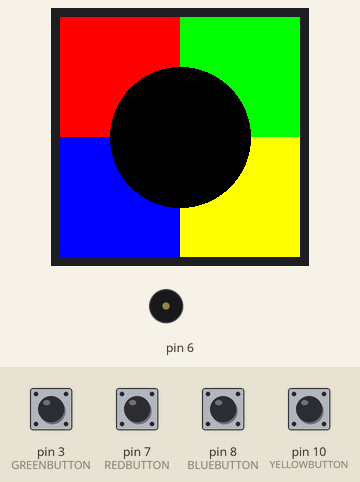
Simulated run of this sketch. Board: Arduino Uno, built with avr-gcc and run on an emulated ATmega328P. On the bench: 240×240 colour display, buzzer (waves = sounding). The inputs (shaded band) are chosen by the test bench; at power-on: pin 3 (GREENBUTTON), pin 7 (REDBUTTON), pin 8 (BLUEBUTTON), pin 10 (YELLOWBUTTON) HIGH. Random numbers use the default seed unless the sketch sets one; what the sketch prints to the serial monitor is not drawn.

Above: at 3.4 s.
3.5 s: pin 8 (BLUEBUTTON) pulled LOW for 0.15 s
At 3.94 s:
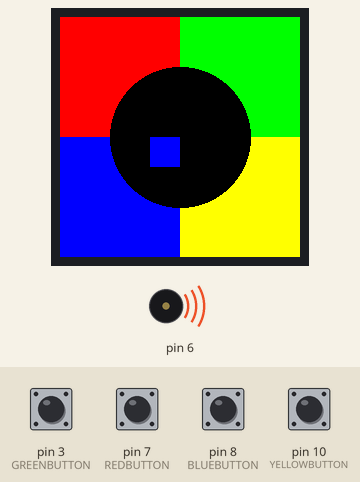
6.6 s: pin 3 (GREENBUTTON) pulled LOW for 0.15 s
At 6.7 s:
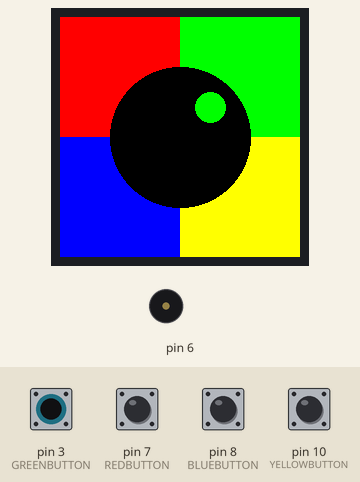
8.3 s: pin 7 (REDBUTTON) pulled LOW for 0.15 s
At 8.4 s:
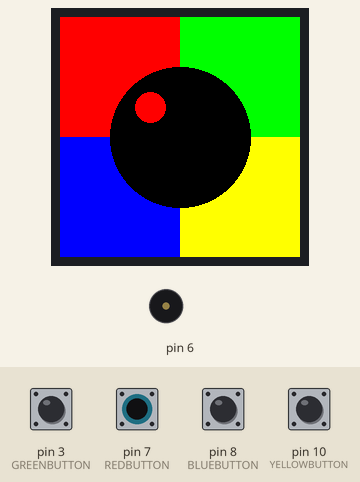
Timing chart, 0 to 11.3 s (numbered marks = the images above; inputs shaded):
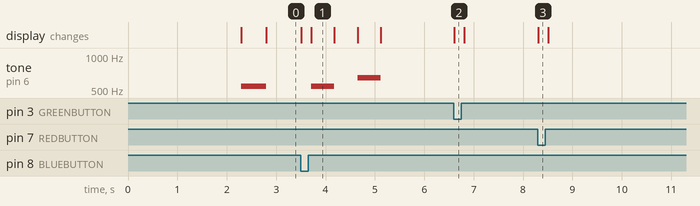

The sketch:

Code.ino
```cpp
#include <Adafruit_GC9A01A.h>


#define RST 2
#define CS 1
#define DC 0
#define SDA 4
#define SCL 5

#define REDBUTTON 7
#define GREENBUTTON 3
#define YELLOWBUTTON 10
#define BLUEBUTTON 8

int numbersInputted = 0;
int chainNumber = 1;
String masterChain = "";
String inputChain = "";
boolean gameNotLost = true;
int delayTimer = 0;


Adafruit_GC9A01A tft(CS, DC, SDA, SCL, RST);


void setup()
{
  pinMode(REDBUTTON, INPUT_PULLUP);
  pinMode(GREENBUTTON, INPUT_PULLUP);
  pinMode(YELLOWBUTTON, INPUT_PULLUP);
  pinMode(BLUEBUTTON, INPUT_PULLUP);
  tft.begin();
  tft.setRotation(0);
  tft.fillScreen(GC9A01A_BLACK);
  tft.setCursor(90,90);
  drawColors();
  randomSeed(123123);
  Serial.begin(9600);
}

void loop()
{
  while(gameNotLost)
  {
    playCode();
    displayCode();
    Serial.print("Number: ");
    Serial.println(chainNumber);
    Serial.print("Current code: ");
    Serial.println(masterChain);
    getInput();
    checkInput();
    chainNumber++;
  }

}

void drawColors()
{
  tft.fillRect(0,0,120,120,GC9A01A_RED);
  tft.fillRect(0,120,120,120,GC9A01A_BLUE);
  tft.fillRect(120,0,120,120,GC9A01A_GREEN);
  tft.fillRect(120,120,120,120,GC9A01A_YELLOW);
  tft.fillCircle(120,120,70,GC9A01A_BLACK);
  delay(2000);
}
void displayCode()
{
  for(int i = 0; i < masterChain.length(); i++)
  {
    if(masterChain.charAt(i) == '1')
    {
      Serial.println("printing");
      tft.fillRect(90,90,30,30,GC9A01A_RED);
      tone(6,440);
      delay(500-delayTimer);
      noTone(6);
      tft.fillRect(90,90,30,30,GC9A01A_BLACK);
      delay(500-delayTimer);
    }
    else if(masterChain.charAt(i) == '2')
    {//blue
      tft.fillRect(90,120,30,30,GC9A01A_BLUE);
      tone(6,540);
      delay(500-delayTimer);
      noTone(6);
      tft.fillRect(90,120,30,30,GC9A01A_BLACK);
      delay(500-delayTimer);
    }
    else if(masterChain.charAt(i) == '3')
    {//green
      tft.fillRect(120,90,30,30,GC9A01A_GREEN);
      tone(6,640);
      delay(500-delayTimer);
      noTone(6);
      tft.fillRect(120,90,30,30,GC9A01A_BLACK);
      delay(500-delayTimer);
    }
    else if(masterChain.charAt(i) == '4')
    {//ylw
      tft.fillRect(120,120,30,30,GC9A01A_YELLOW);
      tone(6,340);
      delay(500-delayTimer);
      noTone(6);
      tft.fillRect(120,120,30,30,GC9A01A_BLACK);
      delay(500-delayTimer);
    }
  }
}
void playCode()
{
  int currentNumber = random(1,5);
  //red
  if(currentNumber == 1)
  {
    masterChain = masterChain + "1";
  }
  else if(currentNumber == 2)
  {//blue
    masterChain = masterChain + "2";
  }
  else if(currentNumber == 3)
  {//green
    masterChain = masterChain + "3";
  }
  else if(currentNumber == 4)
  {//ylw
    masterChain = masterChain + "4";

  }


}

void getInput()
{
  while(true)
  {
    if(digitalRead(REDBUTTON) == LOW)
    {
      inputChain = inputChain + "1";
      numbersInputted++;
      tft.fillCircle(90,90,15, GC9A01A_RED);
      delay(200);
      Serial.println("red entered");
      tft.fillCircle(90,90,15, GC9A01A_BLACK);

    }
    if(digitalRead(BLUEBUTTON) == LOW)
    {
      inputChain = inputChain + "2";
      numbersInputted++;
      tft.fillCircle(90,150,15,GC9A01A_BLUE);
      delay(200);
      Serial.println("blue entered");
      tft.fillCircle(90,150,15,GC9A01A_BLACK);

    }
    if(digitalRead(GREENBUTTON) == LOW)
    {
      inputChain = inputChain + "3";
      numbersInputted++;
      tft.fillCircle(150,90,15,GC9A01A_GREEN);
      delay(200);
      Serial.println("green entered");
      tft.fillCircle(150,90,15,GC9A01A_BLACK);

    }
    if(digitalRead(YELLOWBUTTON) == LOW)
    {
      inputChain = inputChain + "4";
      numbersInputted++;
      tft.fillCircle(150,150,15,GC9A01A_YELLOW);
      delay(200);
      Serial.println("yellow entered");
      tft.fillCircle(150,150,15,GC9A01A_BLACK);

    }
    if(numbersInputted == masterChain.length())
    {
      Serial.print("Final chain Input: ");
      Serial.println(inputChain);
      checkInput();
      numbersInputted = 0;
      break;
    }
  }
}


void checkInput()
{
  for(int i = 0; i < inputChain.length(); i++)
  {
    Serial.print("Looking For: ");
    Serial.println(inputChain.charAt(i));
    Serial.print("Got: ");
    Serial.println(masterChain.charAt(i));
    if(inputChain.charAt(i) != masterChain.charAt(i))
    {
      gameNotLost = false;
      Serial.println("Lost");
      break;
    }
  }
  inputChain = "";
  delayTimer = delayTimer + 15;
}
```

Measured:
- after the input at 3.5 s, tone on pin 6: silent → 540 Hz after 0.21 s, → silent 0.47 s later, → 640 Hz 0.47 s later, → silent 0.47 s later; the display: first changes at once (image 1 shows a later state)
- after the input at 6.6 s, the display: changes at once (image 2)
- after the input at 8.3 s, the display: changes at once (image 3)
- what the display in image 1 shows lasts 0.5 s, from 3.7 s to 4.2 s
